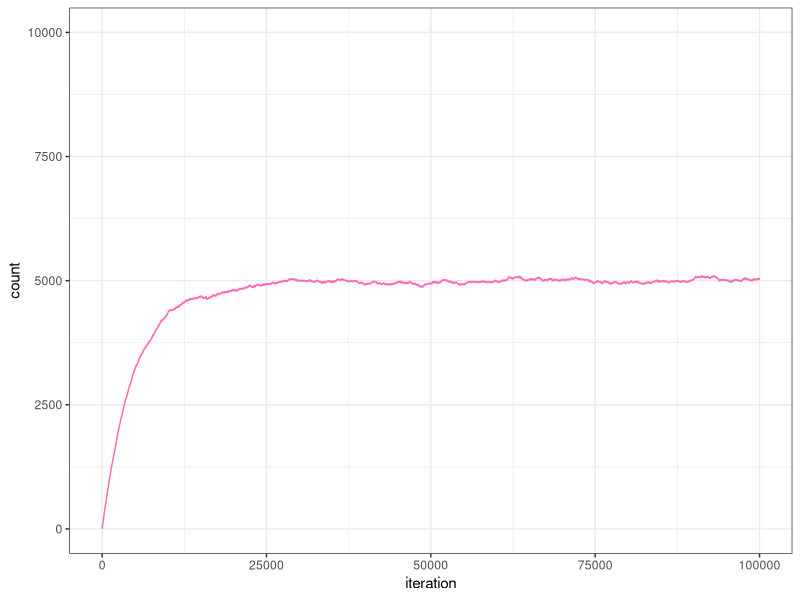

Source code (R):
#15th August 2023
#明日からmiss you tour　ああ、行きたい
#決定版 not animation

#read library
library(ggplot2)
library(dplyr)
library(tibble)

#clear screen
rm(list = ls())

#(setting) length of one side "l" and number of iteration "t"
l = 100
t = 100000

#map vector
map_vec = numeric(l^2)

#random numbers 
random = as.integer(runif(t, 1, l^2))

#the number of "1"
how_many_1 = numeric(t + 1)

#change the numbers of base (=trials)
j = 1 #count

for (i in random) {
  map_vec[i] = ( map_vec[i] + 1 ) %% 2
  j = j + 1
  how_many_1[j] = sum(map_vec) 
}

#count the number of "1"
count_df = tibble(
  iteration = 0:t, 
  count = how_many_1 )

#draw figure
ggplot(count_df, aes(x = iteration, y = count)) + 
  scale_y_continuous(limits = c(0, l^2)) +
  geom_path(color = "hotpink") + # 折れ線
  labs(xlab("試行回数"),
       ylab("黒石の数")) +
  theme_bw()
